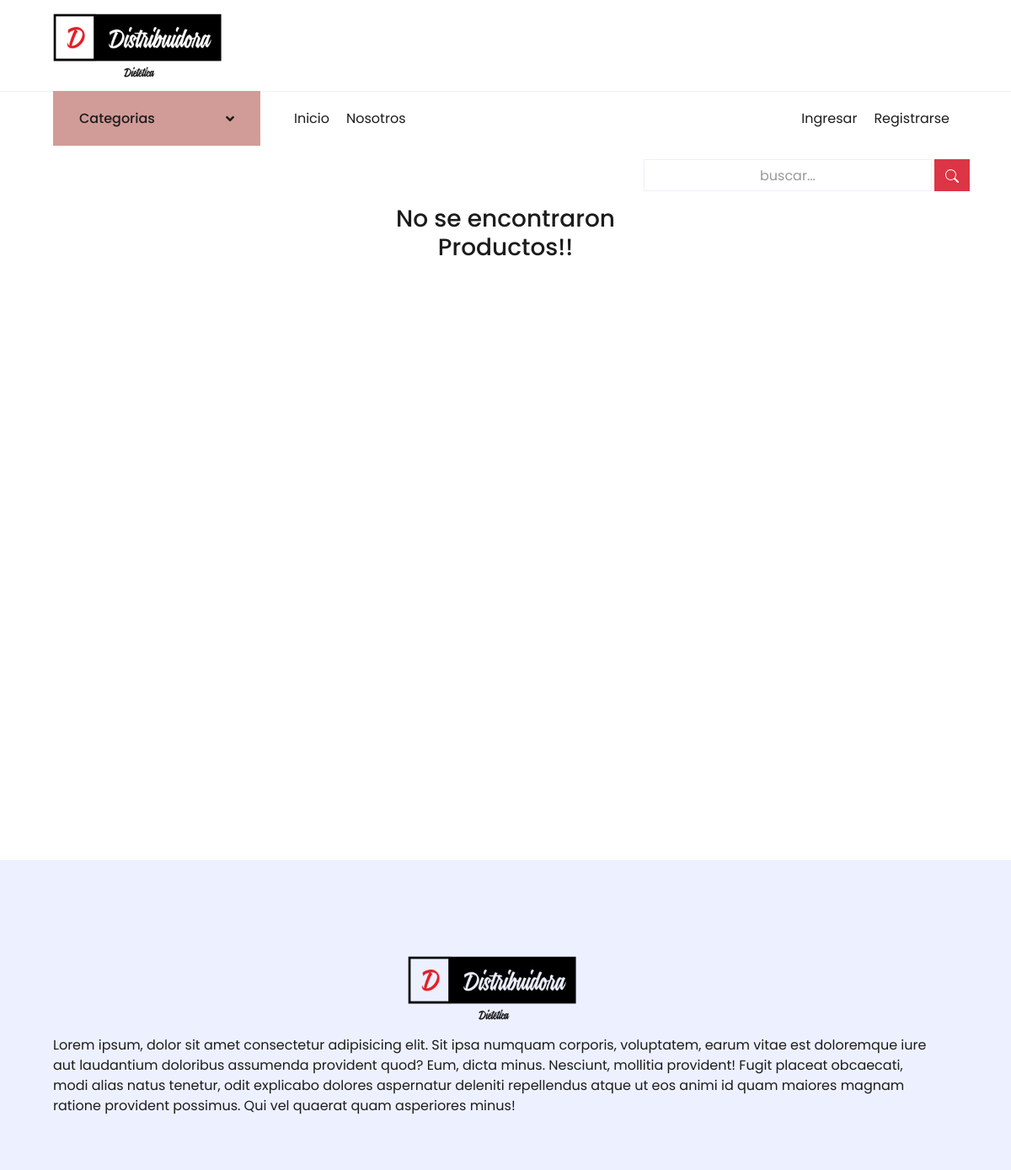
Before: /distribuidorapp/productocategoria/9/ with the older database file.
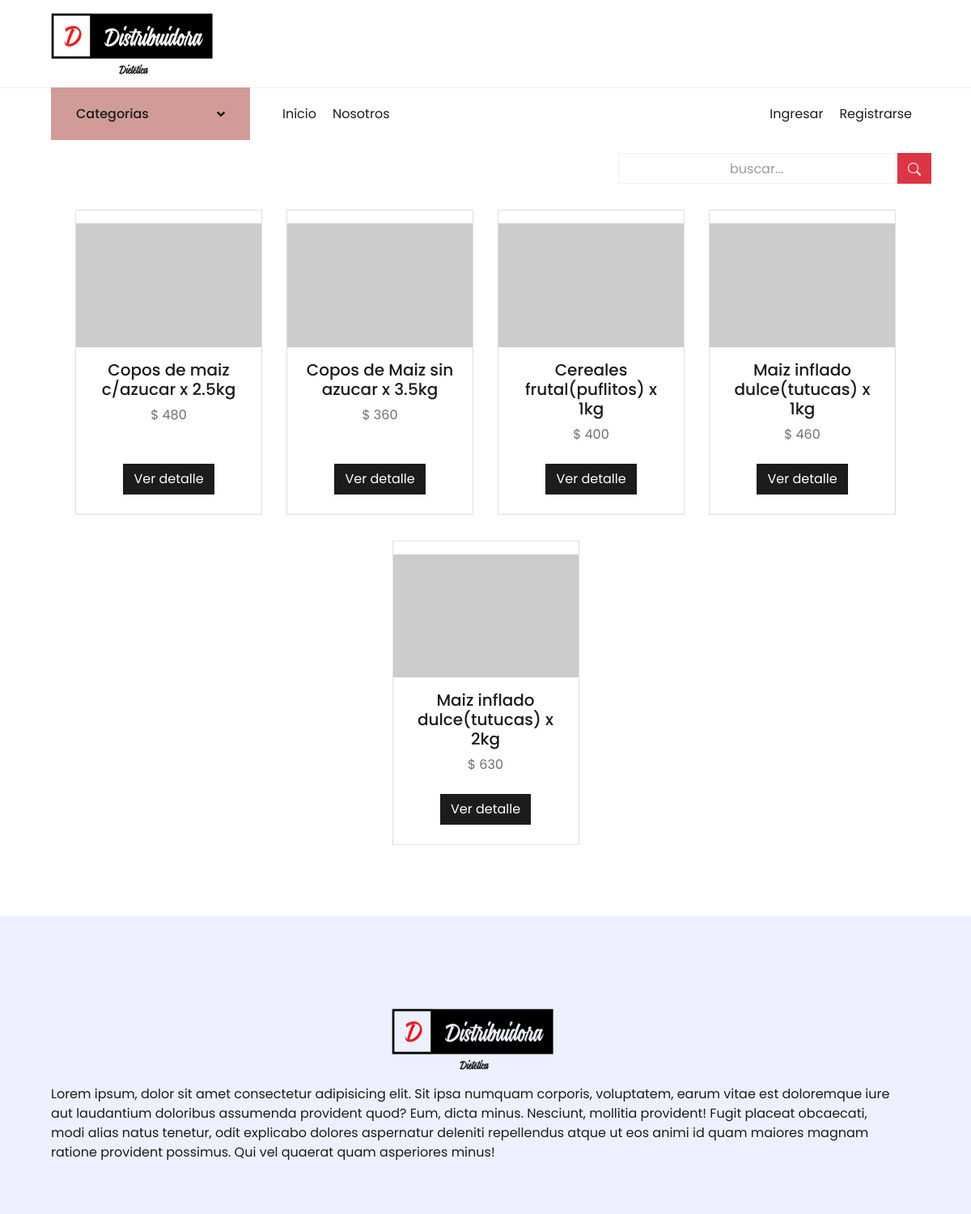
After: the same page with the newer database file.
### DistribuidoraApp/models.py (models this page shows, shortened)
class Productos(models.Model):
    nombre = models.CharField(max_length=100)
    imagen = models.ImageField(upload_to='imgproductos/%Y/%m/%d', blank=True)
    descripcion = models.CharField(max_length=500)
    precio = models.IntegerField()
    stock = models.IntegerField(null=True, default=0)
    categoria = models.ForeignKey(Categorias, on_delete=models.PROTECT)
    oferta = models.BooleanField(default=False)
    class Meta:
        db_table = 'productos'
        verbose_name = 'Producto'
        verbose_name_plural = 'Productos'
        ordering = ['id']

### DistribuidoraApp/views.py (the view)
# urls.py: path('productocategoria/<id>/', productoxCategoria, name='productocategoria'),
def productoxCategoria(request, id):
    busqueda = request.POST.get("buscador")
    lista_productos = Productos.objects.filter(categoria = id)
    if busqueda:
        lista_productos = Productos.objects.filter(
            Q(nombre__icontains=busqueda) |
            Q(descripcion__icontains=busqueda)
        ).distinct()
    data = {'entity': lista_productos}
    return render(request, 'DistribuidoraApp/index.html', data)

### DistribuidoraApp/context_processors.py (called while the page is built)
def extras(request):
	lista_categorias = Categorias.objects.all().order_by('nombre')
	return {'categorias':lista_categorias}

def importe_total_carro(request):
	total=0
	if request.user.is_authenticated:
		if "carro" in request.session:
			for key, value in request.session["carro"].items():
				total= total + int(value["precio"])
	return {"importe_total_carro":total}

### DistribuidoraApp/templates/DistribuidoraApp/index.html (shortened to what this page needs)
{% extends 'DistribuidoraApp/base.html' %}
{% load static %}
{% block contenidoPagina %}
<div class="min-vh-100 d-flex flex-colum pb-3">
    <div class="container">
        <div class="pt-3">
            <form class="d-flex d-md-inlne-block form-inline justify-content-end" method="POST" action="">
                <div class="input-group">
                    <input type="text" class="form-control bg-light border-1 small text-center" name="buscador" placeholder="buscar..." value="{{ request.POST.buscador }}">
                    <div class="input-group-append">
                        <button class="btn btn-danger mx-1" type="submit">
                </button>
                    </div>
                </div>
            </form>
        </div>
        <section class="py-2">
            <div class="container px-4 px-lg-5 mt-2 animate__animated animate__fadeIn animate__delay-0.3s">
                <div class="row gx-4 gx-lg-5 row-cols-2 row-cols-md-3 row-cols-xl-4 justify-content-center">
                    {% if entity %} {% for producto in entity %}
                    <div class="col my-3">
                        <div class="card h-100 text-center py-3">
                            {% if producto.imagen %}
                            <img class="mx-auto d-block img-fluid" src="{{ producto.imagen.url }}" alt="producto" width="450px" /> {% else %}
                            <img class="card-img-top" src="https://dummyimage.com/450x300/dee2e6/6c757d.jpg" alt="sinImagen" /> {% endif %}
                            {% load humanize %}
                            <div class="card-body p-3">
                                <div class="text-center">
                                    <h5 class="fw-bolder">{{ producto.nombre }}</h5>
                                    $ {{ producto.precio | intcomma }}
                                </div>
                            </div>
                            <div class="card-footer p-2 pt-2 border-top-0 bg-transparent">
                                <div class="text-center">
                                    <a class="btn btn-dark mt-auto" href="{% url 'detalleProducto' producto.id %}">Ver detalle</a>
                                </div>
                            </div>
                        </div>
                    </div>
                    {% endfor %} {% else %}
                    <div class="text-center text-warning">
                        <h3> No se encontraron Productos!!</h3>
                    </div>
                    {% endif %}
                </div>
            </div>
        </section>
    </div>
</div>
{% endblock %}

Changed rows visible on the page:
added Productos: nombre "Copos de maiz c/azucar x 2.5kg", precio "480"
added Productos: nombre "Copos de Maiz sin azucar x 3.5kg", precio "360"
added Productos: nombre "Cereales frutal(puflitos) x 1kg", precio "400"
added Productos: nombre "Maiz inflado dulce(tutucas) x 1kg", precio "460"
added Productos: nombre "Maiz inflado dulce(tutucas) x 2kg", precio "630"
Other visible differences:
text no longer shown: "No se encontraron Productos!!"
